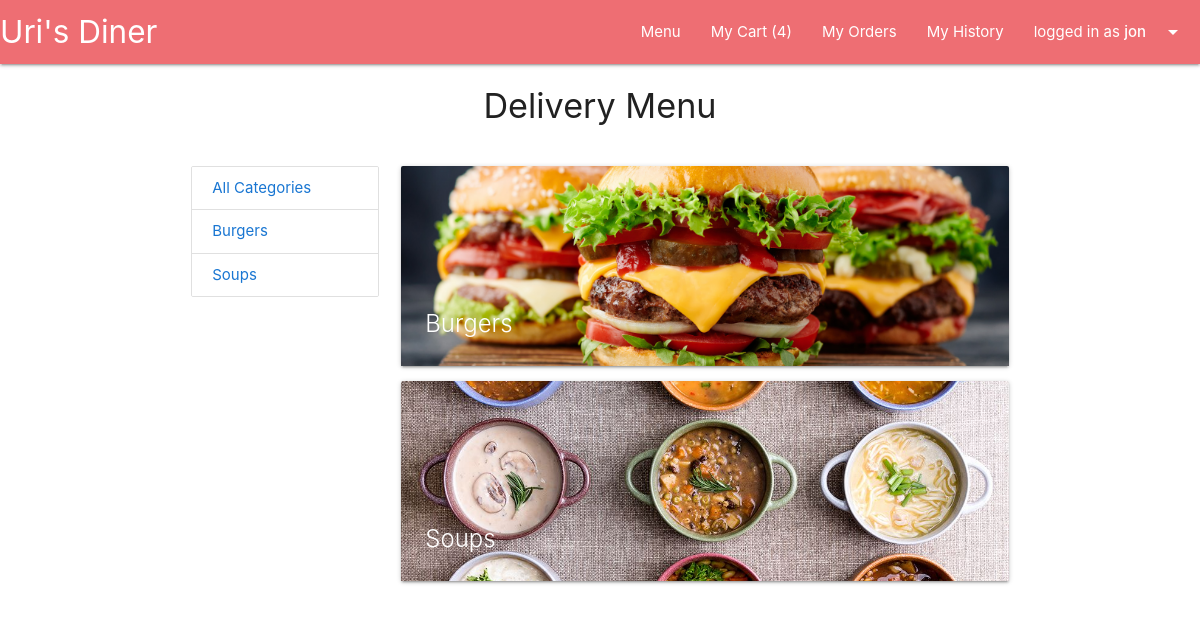
The app's page /dishes/ (signed in) with its own data.
### main/models.py (models this page shows, shortened)
class Cart(models.Model):
    user = models.ForeignKey(User, on_delete=models.CASCADE, blank=False)

class Item(models.Model):
    dish = models.ForeignKey(Dish, on_delete=models.CASCADE, blank=False)
    cart = models.ForeignKey(Cart, on_delete=models.CASCADE, blank=False)
    amount = models.IntegerField(blank=False, default=1)

class Category(models.Model):
    name = models.CharField(max_length=100, blank=False, unique=True)
    is_deleted = models.BooleanField(default=False)
    image_Url = models.CharField(max_length=1000, null=True, blank=True)
    image_file = models.ImageField(upload_to=category_image_path, null=True, blank=True)
    def __str__(self):
        return self.name

### main/views.py (the view)
# urls.py: path('dishes/', views.all_dishes, name="all_dishes"),
def all_dishes(request):
    categories_list = Category.objects.filter(is_deleted=False)
    form = ItemAmountForm()
    return render(request, 'main/all_dishes.html', {
        'categories_list':categories_list,
        'form':form})

### main/templates/main/all_dishes.html
{% extends 'layouts/menu.html' %}
{% block menu-content %}
<div>
  {% for category in categories_list %}
  <div class="card hoverable">
    <a href="{% url 'category_dishes' category_id=category.id %}">
      <div class="card-image">
        <img class="category-img" {% if category.image_file %}
          src="{{category.image_file.url}}" {% else %}
          src="{{category.image_Url}}" {% endif %} alt="{{category.name}}">
        <span class="card-title">{{category.name}} </span>
      </div>
    </a>
  </div>
  {% endfor %}
</div>
{% endblock menu-content %}

### templates/layouts/menu.html (shortened to what this page needs)
{% extends 'layouts/main.html' %}
{% block main-content %}
<div class="container">
  <div class="row center-align">
    <h4>Delivery Menu</h4>
  </div>
  <div class="row">
    <div class="col l3">
      <ul class="collection">
        <a class="collection-item" href="{% url 'all_dishes' %}">All
          Categories</a>
        {% for category in categories_list %}
        <a class="collection-item"
          href="{% url 'category_dishes' category_id=category.id %}">{{category}}
        </a>
        {% endfor %}
      </ul>
    </div>
    <div class="col l9">
      {% block menu-content %}
      {% endblock menu-content %}
    </div>
  </div>
</div>
{% endblock main-content %}

### templates/common/navbar.html (shortened to what this page needs)
<nav>
  <div class="nav-wrapper">
    <a href="{% url 'main' %}" class="brand-logo">Uri's Diner</a>
    <ul class="right">
      {% if request.user.username %}
      <li><a href="{% url 'all_dishes' %}">Menu</a></li>
      {% if request.user.is_staff == True %}
      <li><a href="{% url 'manage_orders' %}">Open Orders</a></li>
      <li><a href="{% url 'show_orders_history' %}">Orders History</a></li>
      <li><a href="{% url 'show_categories' %}">Manage Categories</a></li>
      <li><a href="{% url 'show_dishes' %}">Manage Dishes</a></li>
      {% else %}
      <li><a href="{% url 'show_cart' %}">My Cart
          ({{request.user.cart_set.last.item_set.all|length}})</a></li>
      <li><a href="{% url 'show_delivery' %}">My Orders</a></li>
      <li><a href="{% url 'user_history' %}">My History</a></li>
      {% endif %}
      <li><a class="dropdown-trigger" href="#!"
          data-target="user-dropdown">logged in as
          <strong>{{request.user.username}}</strong><i
            class="material-icons right">arrow_drop_down</i></a></li>
      {% else %}
      <li><a href="{% url 'user_login' %}">Log In</a></li>
      <li><a href="{% url 'user_signup' %}">Sign up</a></li>
      {% endif %}
    </ul>
  </div>
</nav>

### static/css/custom.css (style rules this page uses)
.category-img { height: 200px; width: 100%; object-fit: cover; }

### records on screen
Category: name "Burgers", image_file+name (picture)
Category: name "Soups", image_file+name (picture)

### other values on screen
{{ request.user.cart_set.last.item_set.all|length }} "4"
{{ request.user.username }} "jon"
